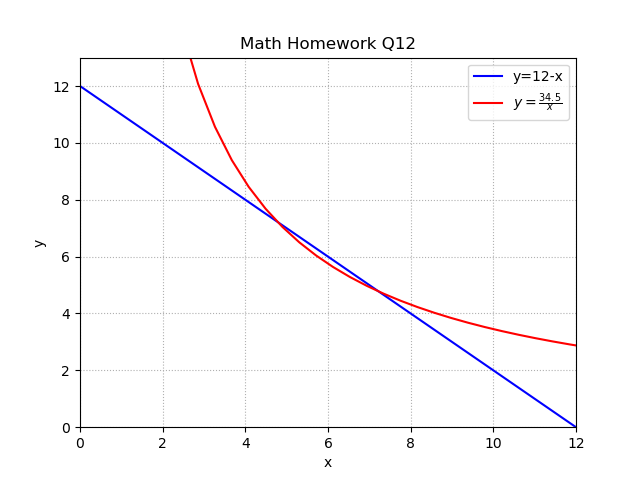

Reproduce this figure in Python.
import numpy as np
import matplotlib.pyplot as plt
# %matplotlib inline # Juputer magic to display plots in the notebook

x = np.linspace(start=0,stop=20,num=50)

# plot y = 12-x 
y = 12-x 
plt.plot(x, y, 'b', label='y=12-x')

# plot y = 34.5/x
y2 = 34.5/x
plt.plot(x, y2, 'r-', label=r'$y=\frac{34.5}{x}$')

# Add features to our finger
plt.legend()
plt.grid(True, linestyle=':')
plt.xlim([0,12])
plt.ylim([0,13])
plt.title('Math Homework Q12')
plt.xlabel('x')
plt.ylabel('y')
plt.show()
plt.savefig("MathPlot.png")


"""
Line Properties
===============
A line appearing in a plot has several properties including color, transparency, style, width and markers. 
We can set these properties when we call plt.plot using the following keyword arguments:
alpha:      	            transparency (0.0 transparent through 1.0 opaque)
color (or c):       	    any matplotlib color
label:                 	    text appearing in legend
linestyle (or ls):     	    solid, dashed, dashdot, dotted
linewidth (or lw):  	    set width of the line
marker:                	    set marker style
markeredgecolor (or mec):	any matplotlib color
markerfacecolor (or mfc):	any matplotlib color
markersize (or ms):     	size of the marker

Colors
========
b	blue
g	green
r	red
c	cyan
m	magenta
y	yellow
k	black
w	white

Markers
===========
.	point
o	circle
v	triangle down
^	triangle up
s	square
p	pentagon
*	star
+	plus
x	x
D	diamond

Line Styles
=============
-	solid line style
--	dashed line style
-.	dash-dot line style
:	dotted line style

Pyplot Functions
===================
plt.xlim:       set x limits
plt.ylim:   	set y limits
plt.grid:    	add grid lines
plt.title:  	add a title
plt.xlabel: 	add label to the horizontal axis
plt.ylabel: 	add label to the vertical axis
plt.axis:   	set axis properties (equal, off, scaled, etc.)
plt.xticks:    	set tick locations on the horizontal axis
plt.yticks: 	set tick locations on the vertical axis
plt.legend: 	display legend for several lines in the same figure
plt.savefig:   	save figure (as .png, .pdf, etc.) to working directory
plt.figure: 	create a new figure and set its properties
"""